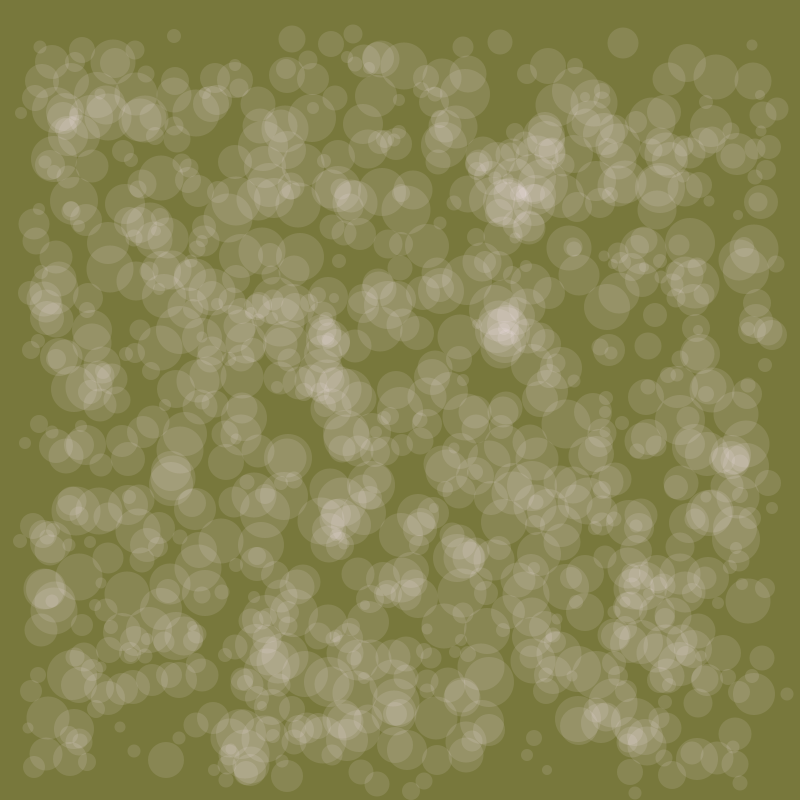
Frame 1 (no input)
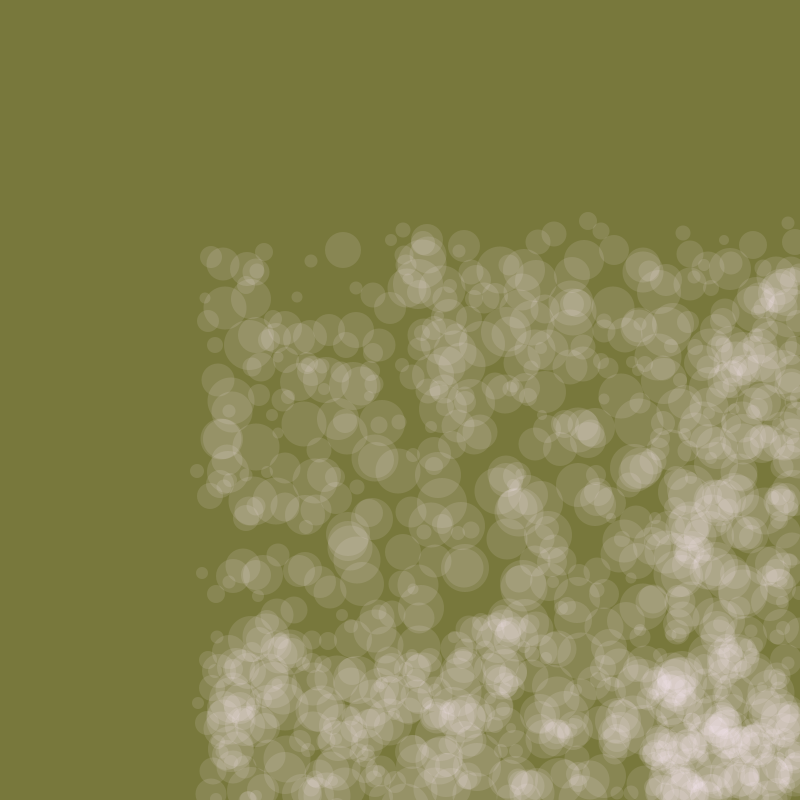
Frame 60 (the mouse pressed at the canvas centre just before this capture)
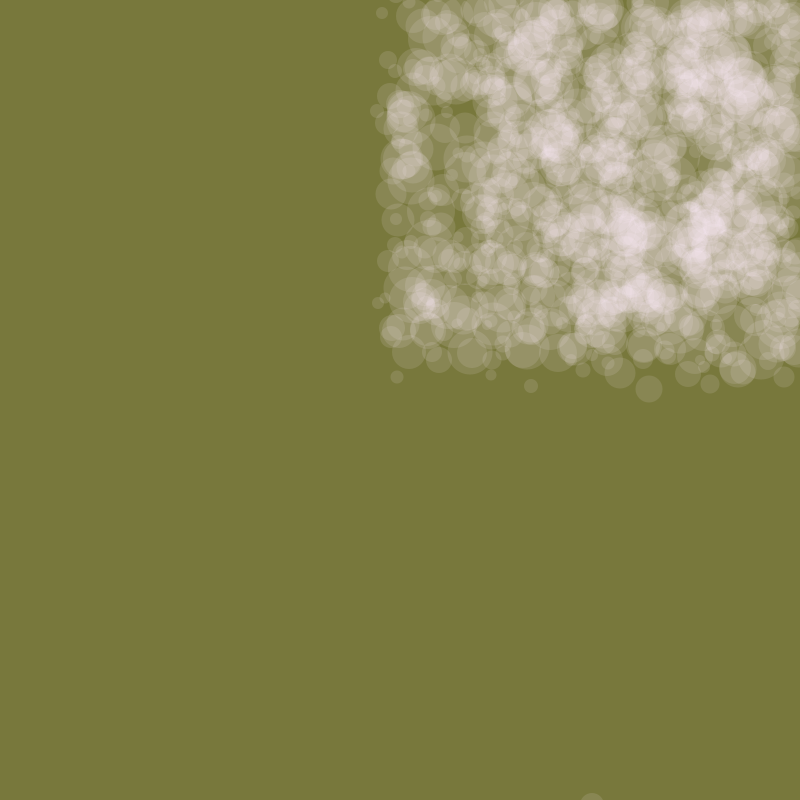
Frame 120 (the mouse held since frame 60 and released just before this capture)

The Processing sketch that drew these frames (run headless with seeded random() and noise(); from frame 60 on, the mouse is pressed at the canvas centre):

// Processing sketch: processing_33733
// ── processing_33733.pde

int numCircles = 1000;
float [] circleX = new float[numCircles];
float [] circleY = new float[numCircles];

int [] rad= new int[numCircles];
float [] speedX = new float [numCircles];
float [] speedY = new float [numCircles];

void setup(){
  
  frameRate(60);
  size(800,800);
  smooth();
    noStroke();
  
  
  
  for( int i = 0; i< numCircles; i++){
  rad[i] = round(random(10,50));
  circleX[i] = round(random(rad[i], width-rad[i])) ;
  circleY[i] = round(random(rad[i], width-rad[i]));
  
    speedX [i] = 3;
    speedY [i] = 10;
  
  }
  
  
  
}
    


void draw(){

    background(120,120,60);
   
   
   
 
    for(int j=1; j<numCircles; j++){
      
      
       //moving the balls// 
   
   circleX[j] = circleX[j] + speedX[j];
   circleY[j] = circleY[j] + speedY[j];
   
      
    
  //bouncing//
  
   if(circleX[j] >= width || circleX[j] <= 0){
     speedX[j] = speedX[j] *-1;
   
  }
   
    else if(circleY[j] >= height || circleY[j] <= 0){
     speedY[j] = speedY[j] *-1;
  
   }
    
  
   fill(255,240,255,30);
   ellipse(circleX[j], circleY[j], rad[j],rad[j]);
   
  }
 
  
  }
    
    
    
    
    
  
